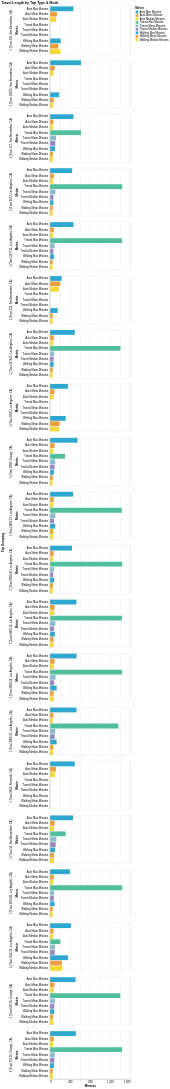

The cell this chart's notebook holds for it:
### Code cell
alt.Chart(summary_long_all_min).mark_bar().encode(
    x="Mintues:Q",
    y="Metric:O",
    color=alt.Color("Metric:N", scale=alt.Scale(range=cp.CALITP_CATEGORY_BRIGHT_COLORS)),
    row="Trip Grouping:O"
).properties(title="Travel Length by Trip Type & Mode")

### Figure 1 — Vega-Lite specification as saved in the notebook (floating-point values rounded to 4 significant figures; data arrays with more than 128 entries replaced by an {"elided": "..."} marker saying what was removed)
{"config": {"view": {"continuousWidth": 300, "continuousHeight": 300}}, "data": {"name": "data-eaf1e20d732d1475d5cc992c5f78c40e"}, "mark": {"type": "bar"}, "encoding": {"color": {"field": "Metric", "scale": {"range": ["#2EA8CE", "#EB9F3C", "#F4D837", "#51BF9D", "#8CBCCB", "#9487C0"]}, "type": "nominal"}, "row": {"field": "Trip Grouping", "type": "ordinal"}, "x": {"field": "Mintues", "type": "quantitative"}, "y": {"field": "Metric", "type": "ordinal"}}, "title": "Travel Length by Trip Type & Mode", "$schema": "https://vega.github.io/schema/vega-lite/v5.20.1.json", "datasets": {"data-eaf1e20d732d1475d5cc992c5f78c40e": {"elided": "180 records"}}}
